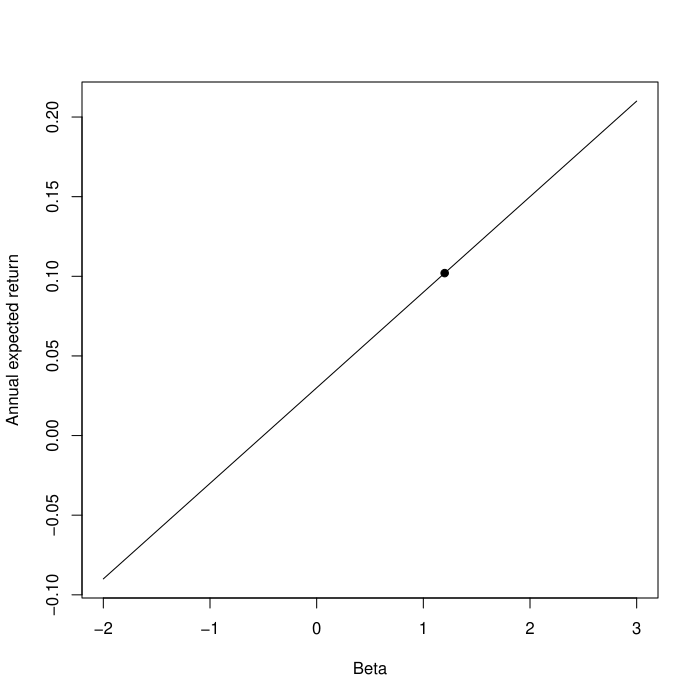

Write R code to recreate this figure.
# 理论参数：相同年度，小数收益
rf <- 0.03
rm <- 0.09
beta <- 1.2
expected <- rf+beta*(rm-rf)
betas <- seq(-2,3,length.out=101)
plot(betas,rf+betas*(rm-rf),type="l",xlab="Beta",ylab="Annual expected return")
points(beta,expected,pch=19)
# 以下为固定60个月合成超额收益，与上述理论输入独立
i <- seq_len(60)
x <- 0.04*sin(i*1.7)
y <- 0.001+1.2*x+0.012*cos(i*2.3)
fit <- lm(y~x)
print(c(theoretical=expected,alpha_month=coef(fit)[1],beta_sample=coef(fit)[2]))
plot(x,y,xlab="Monthly market excess return",ylab="Monthly security excess return")
abline(fit,col="steelblue")
